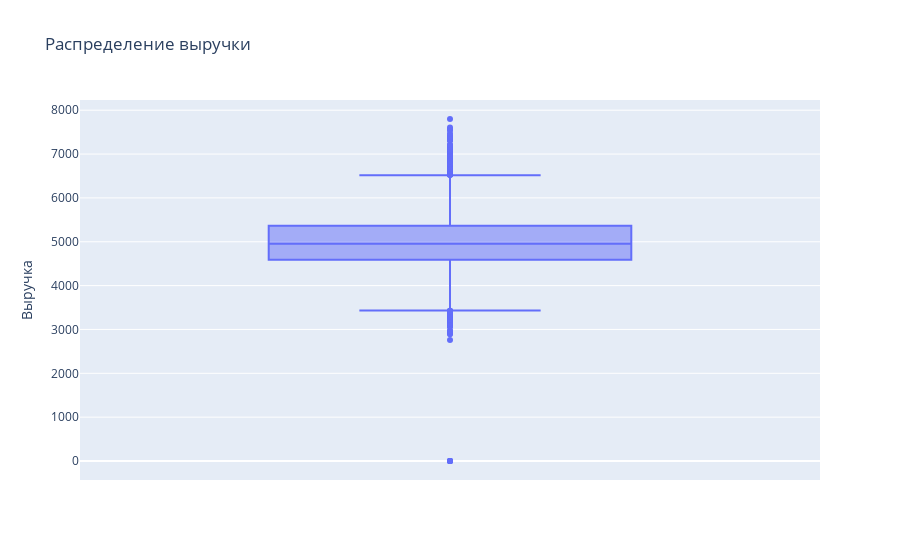

Write notebook code for a chart like this one.
### Code cell
fig = px.box(market_money, y='Выручка', title='Распределение выручки')
fig.show()

### Figure 1 — Plotly figure (JSON) as saved in the notebook; plotly's stock layout.template omitted (floating-point values rounded to 4 significant figures; data arrays with more than 128 entries replaced by an {"elided": "..."} marker saying what was removed)
{"data": [{"alignmentgroup": "True", "hovertemplate": "Выручка=%{y}<extra></extra>", "legendgroup": "", "marker": {"color": "#636efa"}, "name": "", "notched": false, "offsetgroup": "", "orientation": "v", "showlegend": false, "type": "box", "x0": " ", "xaxis": "x", "y": {"elided": "3899 float values"}, "y0": " ", "yaxis": "y"}], "layout": {"boxmode": "group", "legend": {"tracegroupgap": 0}, "title": {"text": "Распределение выручки"}, "xaxis": {"anchor": "y", "domain": [0, 1]}, "yaxis": {"anchor": "x", "domain": [0, 1], "title": {"text": "Выручка"}}}}
